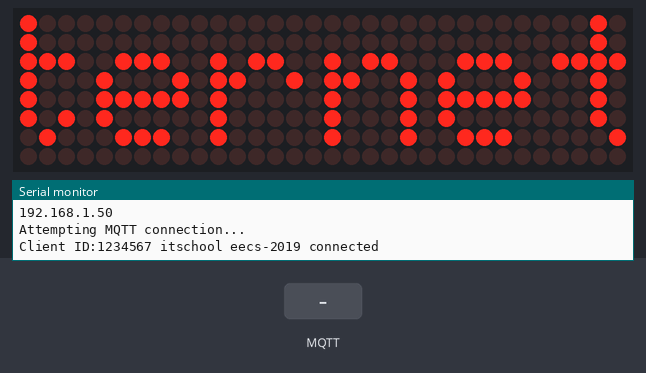
Recording of a sketch running on a simulated ESP8266 (NodeMCU). Parts: 32×8 LED matrix, the last lines printed to the serial monitor. The inputs (shaded band) are chosen by the test bench. WiFi joins after 1.5 s; servers stay silent unless stated; no MQTT or app messages arrive unless stated.

Above: at 2.7 s.
2.8 s: MQTT message "1" arrives on the first subscribed topic
At 4.75 s:
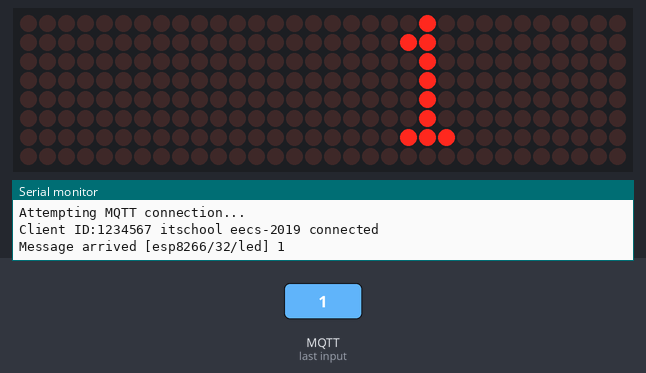
5.4 s: MQTT message "on" arrives on the first subscribed topic
At 6.27 s:
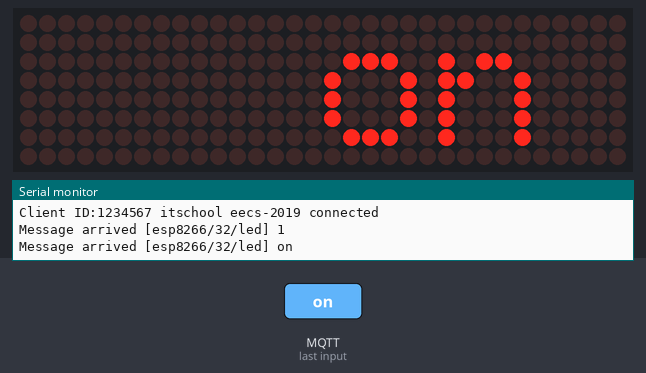
7.6 s: MQTT message "off" arrives on the first subscribed topic
At 8.7 s:
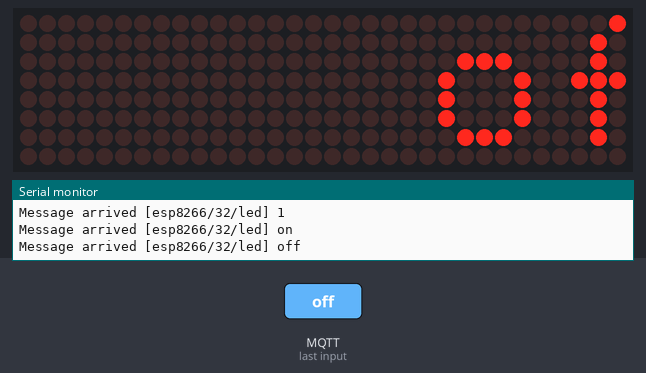
10.0 s: MQTT message "1" arrives on the second subscribed topic
At 10.52 s:
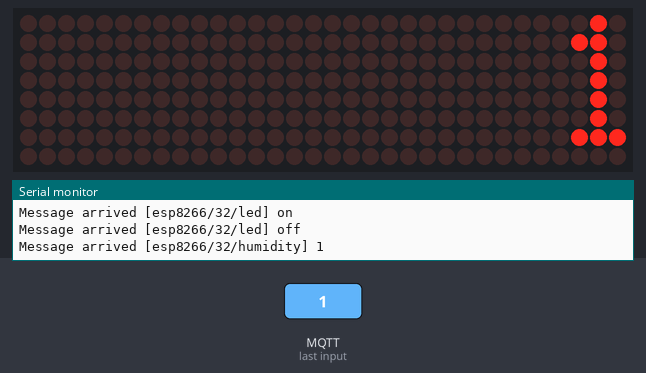
11.8 s: MQTT message "on" arrives on the second subscribed topic
At 13.25 s:
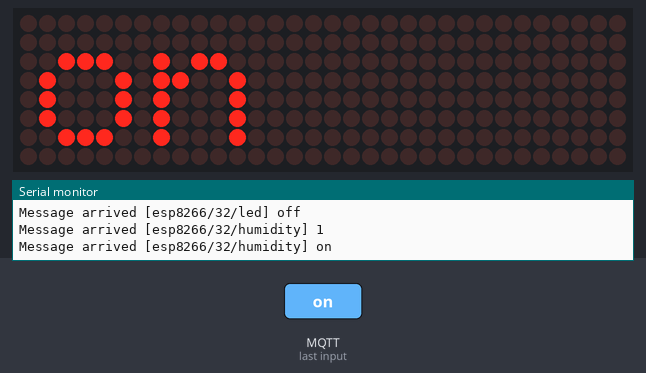
16.4 s: MQTT message "off" arrives on the second subscribed topic
At 17.19 s:
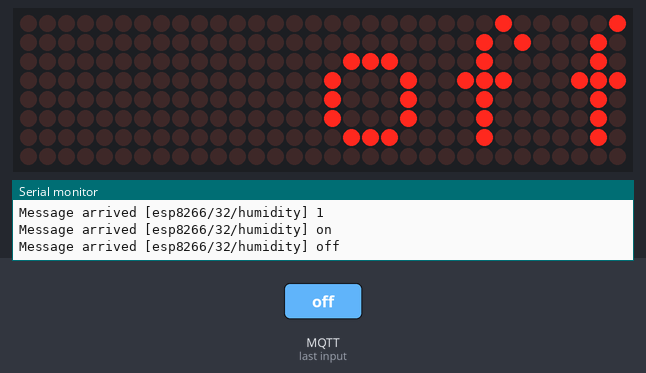
Timing chart, 0 to 19.4 s (numbered marks = the images above; inputs shaded):
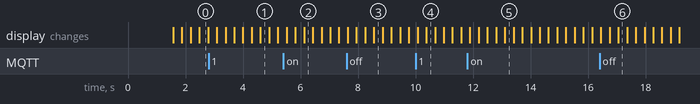

The sketch:

mqtt-screen.ino
```cpp
#include <ESP8266WiFi.h>
#include <PubSubClient.h>
#include "config.h"
#include <SPI.h>
#include <Adafruit_GFX.h>
#include <Max72xxPanel.h>

WiFiClient espClient;
PubSubClient client(espClient);
String clientId = String(ESP.getChipId());

int  delayMS = 30000;  // Задаержка в мс между публикацией сообщений
long lastMsg = 0;      // Время публикации предыдущего сообщения  (мс)
int  value = 0;        // Переменная для формирования публикуемого сообщения


int pinCS = D8;
int numberOfHorizontalDisplays = 1; // у нас по горизонтали 1 матрица
int numberOfVerticalDisplays = 4;   // зато по вертикали 4, и чтобы получить строку - нужно будет повернуть изображение на 90 градусов

Max72xxPanel matrix = Max72xxPanel(pinCS, numberOfHorizontalDisplays, numberOfVerticalDisplays);

String tape = "Internet of Thinks"; // текст, который будет плыть
int wait = 20;                      // время между крайними перемещениями букв

int spacer = 1;                     // расстояние между буквами
int width = 5 + spacer;             // размер шрифта


// Функция обработки входящих сообщений
void callback(char* topic, byte* payload, unsigned int length) {
  // Печать информации о полученном сообщенийй
  Serial.print("Message arrived [");
  Serial.print(topic);
  Serial.print("] ");
  tape="";
  for (int i = 0; i < length; i++) {
    Serial.print((char)payload[i]);
    tape+=(char)payload[i];
  }
  Serial.println();
}


void setup() {

  Serial.begin(115200);
  setup_wifi();
  client.setServer(mqtt_server, mqtt_port);
  client.setCallback(callback);


   matrix.setIntensity(7); // яркость
  matrix.setRotation(1);  // поворачиваем матрицу на 90 градусов
}


void loop() {
  if (!client.connected()) {
    reconnect();
  }
  client.loop();


 for ( int i = 0 ; i < width * tape.length() + matrix.width() - 1 - spacer; i++ ) {
    matrix.fillScreen(LOW);

    int letter = i / width;
    int x = (matrix.width() - 1) - i % width;
    int y = (matrix.height() - 8) / 2; // центр строки по вертикали

    while ( x + width - spacer >= 0 && letter >= 0 ) {
      if ( letter < tape.length() ) {
        matrix.drawChar(x, y, tape[letter], HIGH, LOW, 1);
      }
      letter--;
      x -= width;
    }

    matrix.write();
    delay(wait);
  }


}
```

functions.ino
```cpp
// Функция установления соединения по WiFi
void setup_wifi() {
  delay(10);
  Serial.println();
  Serial.print(F("Connecting to "));
  Serial.println(wifi_ssid);
  Serial.println(wifi_pass);
  WiFi.begin(wifi_ssid, wifi_pass);
  while (WiFi.status() != WL_CONNECTED) {
    delay(500);
    Serial.println(F("NOT"));
    //WiFi.printDiag(Serial);
  }

  randomSeed(micros());

  Serial.println("");
  Serial.println(F("WiFi connected"));
  Serial.println(F("IP address: "));
  Serial.println(WiFi.localIP());
}


// Функция установления подключения к MQTT брокеру
void reconnect() {
  while (!client.connected()) {
    Serial.println(F("Attempting MQTT connection..."));
    Serial.print(F("Client ID:"));
    Serial.print(clientId);
    Serial.print(F(" "));
    Serial.print(mqtt_login);
    Serial.print(F(" "));
    Serial.print(mqtt_pass);
    Serial.print(F(" "));
    if (client.connect(clientId.c_str(), mqtt_login, mqtt_pass)) {
      Serial.println(F("connected"));

      // Публикация сообщения с идентификаторм клиента в топик, заданный значением 'mqtt_topic_status'
      client.publish(mqtt_topic_status, clientId.c_str());

      // Подписка на сообщения в топике, заданном значением mqtt_topic_in
      client.subscribe(mqtt_topic_in);
      client.subscribe(humidity_topic);
      // Если нужно подписаться на несколько топиков, то для каждого из них вызываем client.subscribe()
    } else {
      Serial.print(F("failed, rc="));
      Serial.print(client.state());
      Serial.println(F("try again in 5 seconds"));
      delay(5000);
    }
  }
}
```

config.h
```cpp
// Настройки WiFi
#define wifi_ssid     "EVM804"
#define wifi_pass     "00230101"

// Сервер MQTT
#define mqtt_server   "37.75.251.18"
#define mqtt_port     1883
#define mqtt_login    "itschool"
#define mqtt_pass     "eecs-2019"

// MQTT топики
#define mqtt_topic_status  "esp8266/32/status"
#define mqtt_topic_out     "esp8266/32/heartbeat"
#define mqtt_topic_in      "esp8266/32/led"
#define humidity_topic "esp8266/32/humidity"
#define temperature_celsius_topic "esp8266/32/temperature_celsius"
```
